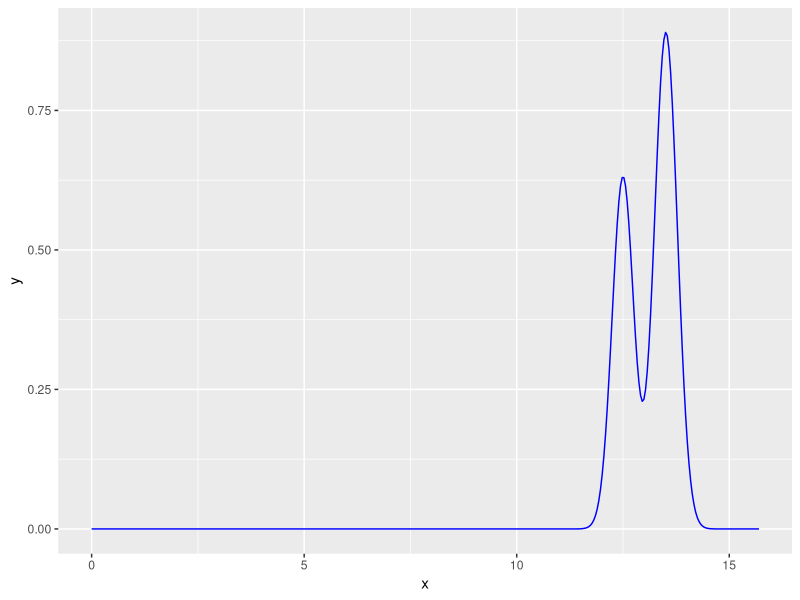
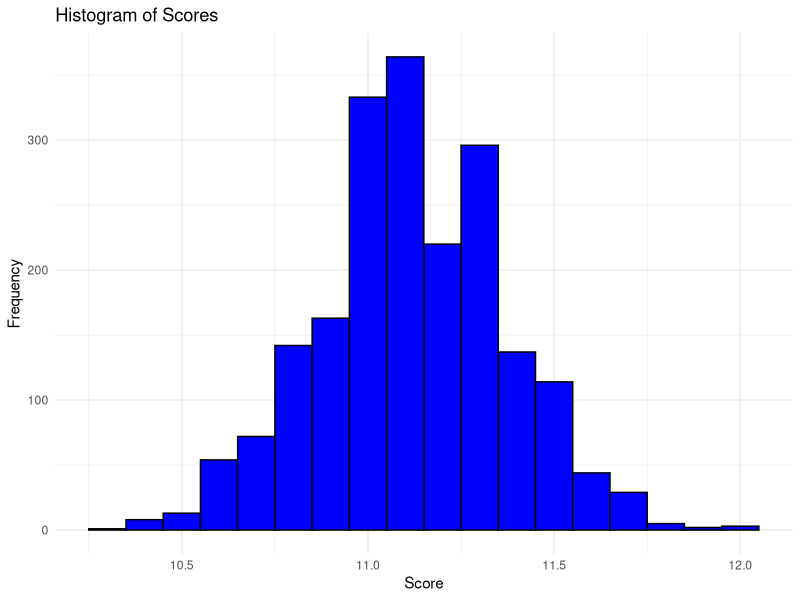

Recreate these plots in R, in order.
## ---- chunk 1
knitr::opts_chunk$set(echo = TRUE)
## ---- chunk 2
library(tidyverse)
library(data.table)
library(ggplot2)
library(purrr)
library(dplyr)
## ---- chunk 3
## Re-arranged data
data_women_scores_2022_to_2023 <- read.csv("cleaned data/restricted_women_2023.csv") %>% 
  select(Country, FullName, Apparatus, Score) %>% 
  # first, making c(VT, VT1, VT2) all just VT, since they're all the same apparatus, just named different at different competitions
  mutate(Apparatus = ifelse(Apparatus %in% c("VT1", "VT2"), "VT", Apparatus))  %>%
  filter(!is.na(Score) & Score != 0) #dropping all NAs -- ask the team: should we also drop zeros? -> emily said yeah 11.13.2023 7 21pm


# this is the data that will feed into the algo
data_ready_for_algo <- data_women_scores_2022_to_2023 %>%
  group_by(Country, FullName, Apparatus) %>%
  summarise(Scores = list(Score), .groups = 'drop')




## Global Fixed Integers
minBBScoreIn_data_women_scores_2022_to_2023 <- min(data_women_scores_2022_to_2023$Score[data_women_scores_2022_to_2023$Apparatus == "BB"], na.rm = TRUE)
maxBBScoreIn_data_women_scores_2022_to_2023 <- max(data_women_scores_2022_to_2023$Score[data_women_scores_2022_to_2023$Apparatus == "BB"], na.rm = TRUE)

minFXScoreIn_data_women_scores_2022_to_2023 <- min(data_women_scores_2022_to_2023$Score[data_women_scores_2022_to_2023$Apparatus == "FX"], na.rm = TRUE)
maxFXScoreIn_data_women_scores_2022_to_2023 <- max(data_women_scores_2022_to_2023$Score[data_women_scores_2022_to_2023$Apparatus == "FX"], na.rm = TRUE)

minUBScoreIn_data_women_scores_2022_to_2023 <- min(data_women_scores_2022_to_2023$Score[data_women_scores_2022_to_2023$Apparatus == "UB"], na.rm = TRUE)
maxUBScoreIn_data_women_scores_2022_to_2023 <- max(data_women_scores_2022_to_2023$Score[data_women_scores_2022_to_2023$Apparatus == "UB"], na.rm = TRUE)

minVTScoreIn_data_women_scores_2022_to_2023 <- min(data_women_scores_2022_to_2023$Score[data_women_scores_2022_to_2023$Apparatus == "VT"], na.rm = TRUE)
maxVTScoreIn_data_women_scores_2022_to_2023 <- max(data_women_scores_2022_to_2023$Score[data_women_scores_2022_to_2023$Apparatus == "VT"], na.rm = TRUE)


## 2D Table of Global Fixed Integers
minAndMaxScores2DTable <- list(
    BB = list(
        min = minBBScoreIn_data_women_scores_2022_to_2023,
        max = maxBBScoreIn_data_women_scores_2022_to_2023
    ),
    FX = list(
        min = minFXScoreIn_data_women_scores_2022_to_2023,
        max = maxFXScoreIn_data_women_scores_2022_to_2023
    ),
    UB = list(
        min = minUBScoreIn_data_women_scores_2022_to_2023,
        max = maxUBScoreIn_data_women_scores_2022_to_2023
    ),
    VT = list(
        min = minVTScoreIn_data_women_scores_2022_to_2023,
        max = maxVTScoreIn_data_women_scores_2022_to_2023
    )
)


## TO BE FED INTO runOlympicsNTimes
allWomenBBParticipants <- data_ready_for_algo %>%
  select(Country, FullName, Apparatus) %>%
  unique() %>% 
  filter(Apparatus == "BB")

allWomenUBParticipants <- data_ready_for_algo %>%
  select(Country, FullName, Apparatus) %>%
  unique() %>% 
  filter(Apparatus == "UB")

allWomenFXParticipants <- data_ready_for_algo %>%
  select(Country, FullName, Apparatus) %>%
  unique() %>% 
  filter(Apparatus == "FX")

allWomenVTParticipants <- data_ready_for_algo %>%
  select(Country, FullName, Apparatus) %>%
  unique() %>% 
  filter(Apparatus == "VT")
## ---- chunk 4
# sanity checking the 2D Table
# minAndMaxScores2DTable$BB$min
## ---- chunk 5
# Helper Function: createProperDataframe
# inputs are: "country code", "Athlete Name", "Apparatus (the two letters, like FX")
# output is a dataframe that is suitable for going in as input into the next step, aka creating estimated kernel densities

createProperDataframe = function(countryCode, athleteName, apparatusInitials){
  dataframeToReturn <- data_ready_for_algo %>% 
    filter(Country == countryCode, FullName == athleteName, Apparatus == apparatusInitials) %>% 
    select(Scores) %>% 
    unnest(Scores) %>% 
    unlist()
  
  apparatus <- apparatusInitials
  
  return(list(dataframeToReturn, apparatus))
}
## ---- chunk 6
# sanity checking function: createProperDataframe
#a = createProperDataframe(countryCode = "AUS", athleteName = "BROWN GEORGIA", apparatusInitials = "FX")
#a

#print(a[[1]])

#a[[2]]

#class(a[[1]]) --> should be "numeric"
#class(a[[2]])

#a[[1]]
## ---- chunk 7
# Helper Function: estimateKernelDensity

# coming up with an estimate kernel density based on the inputs that are:
# 1. output of createProperDataframe = list(properDataframeCreatedForAthleteAndApparatusCombination, apparatus)
# 2. bandwidthValue (the bigger, the "smoother")

# output:
# dataframe of x and y coordinates --> coordinates of the estimated density function

estimateKernelDensity <- function(outputOfCreateProperDataframe, bandwidthValue){
  library(KernSmooth)
  apparatusOfInterestHere = outputOfCreateProperDataframe[[2]]
  kernelLowerLimit = min(minAndMaxScores2DTable$apparatusOfInterestHere$min - 2, 0)
  kernelUpperLimit = max(minAndMaxScores2DTable$apparatusOfInterestHere$max + 2, 15.7)
  
  
  almostToReturn <- bkde(x = outputOfCreateProperDataframe[[1]], kernel = "normal", canonical = FALSE, bandwidth = bandwidthValue, gridsize = 401L, range.x = c(kernelLowerLimit, kernelUpperLimit), truncate = TRUE)
  #range.x = c(kernelLowerLimit, kernelUpperLimit)
  dataframeToReturn <- data.frame(
    x = almostToReturn$x, 
    y = almostToReturn$y
  )
  
  return(dataframeToReturn)
}

## ---- chunk 8
# sanity checking function: estimateKernelDensity
#b = estimateKernelDensity(createProperDataframe(countryCode = "AUS", athleteName = "BROWN GEORGIA", apparatusInitials = "UB"), 0.25)
#b
#class(b)


ggplot() +
  geom_line(data = estimateKernelDensity(createProperDataframe(countryCode = "AUS", athleteName = "BROWN GEORGIA", apparatusInitials = "UB"), 0.25), aes(x, y), color = "blue")
## ---- chunk 9
createCDFfromKDEandDrawONEscore <- function(dataframeReturnedByestimateKernelDensity){
  # Create a CDF from the KDE
  kde_y_cumsum <- cumsum(dataframeReturnedByestimateKernelDensity$y)
  cdf <- kde_y_cumsum / max(kde_y_cumsum)
  
  
  u <- runif(1)  # Generate uniform random number
  sampled_value <- dataframeReturnedByestimateKernelDensity$x[which.min(abs(cdf - u))]
  
  return(sampled_value)
  
  
}
## ---- chunk 10
# sanity checking function: createCDFfromKDEandDrawONEscore
c = createCDFfromKDEandDrawONEscore(estimateKernelDensity(createProperDataframe(countryCode = "AUS", athleteName = "BROWN GEORGIA", apparatusInitials = "UB"), 0.25))
c
class(c)

emptyList <- vector("list", 2000)

for (i in 1:2000) {
  toAdd <- createCDFfromKDEandDrawONEscore(estimateKernelDensity(createProperDataframe(countryCode = "AUS", athleteName = "BROWN GEORGIA", apparatusInitials = "FX"), 0.25))
  emptyList[[i]] <- toAdd
}

emptyListDF <- data.frame(values = unlist(emptyList))

# Creating a histogram with ggplot2
ggplot(emptyListDF, aes(x = values)) +
  geom_histogram(binwidth = 0.1, fill = "blue", color = "black") +
  theme_minimal() +
  labs(title = "Histogram of Scores", x = "Score", y = "Frequency")
## ---- chunk 11
class(allWomenBBParticipants[1, ])
## ---- chunk 12
# OVERALL ALGO: runOlympicsNTimes
# input: n
# uses all sorts of helper functions


runOlympicsNTimes <- function(n){
  
  # 1. running the Women's BB n times
  for (i in 1:nrow(allWomenBBParticipants)) {
    row <- allWomenBBParticipants[i, ]
    
    
    
    
    
    
  }
  
  
  
  
  
  
  
  
  # 2. running the Women's FX n times
  
  
  
  # 3. running the Women's UB n times
  
  
  
  # 4. running the Women's VT n times
}


